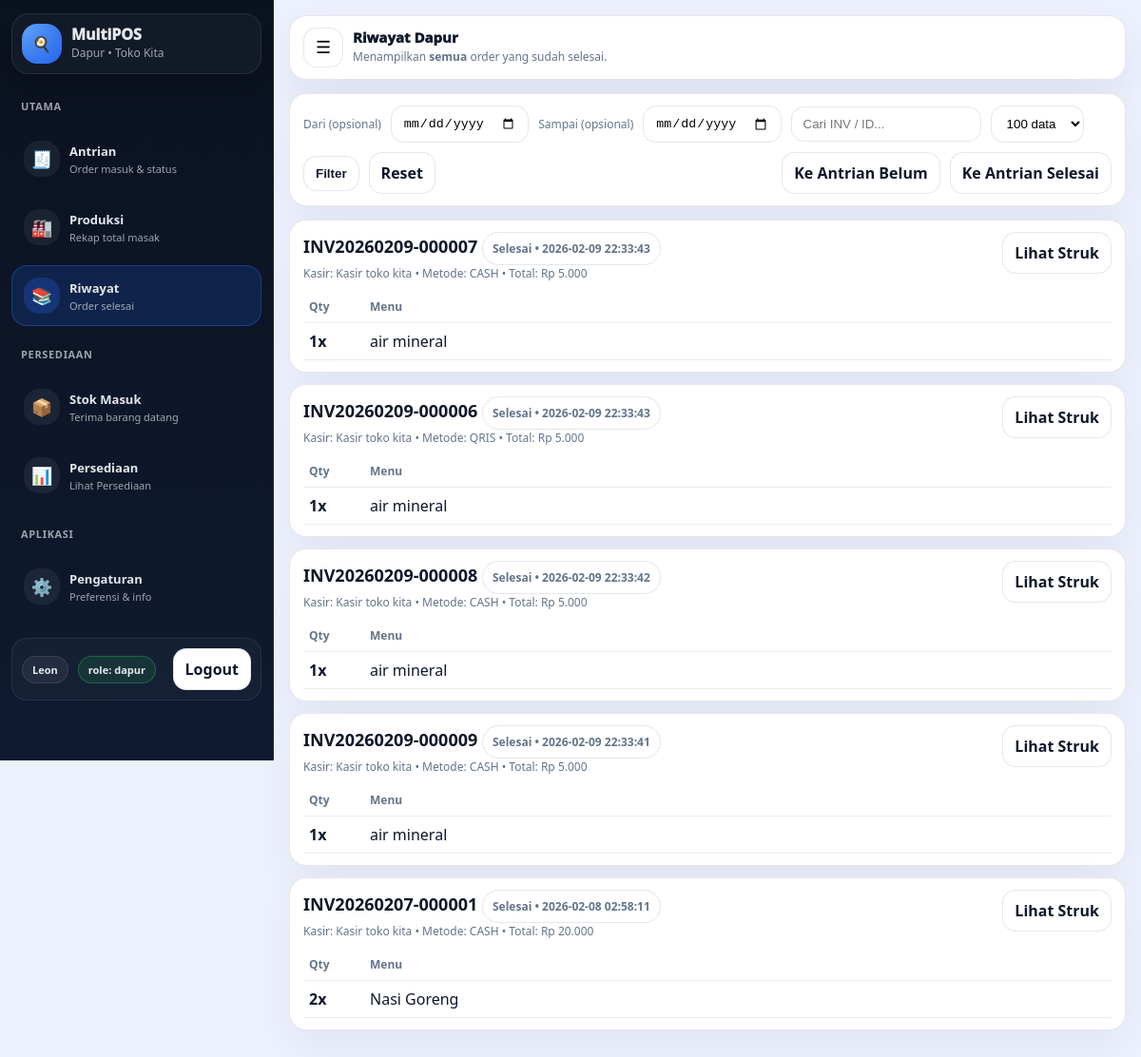
The app's page /advance/dapur_riwayat.php (signed in) with its own data.
### tables this page shows
CREATE TABLE `sales` (
  `id` bigint(20) UNSIGNED NOT NULL,
  `store_id` bigint(20) UNSIGNED NOT NULL,
  `kasir_id` bigint(20) UNSIGNED NOT NULL,
  `shift_id` bigint(20) UNSIGNED DEFAULT NULL,
  `invoice_no` varchar(40) DEFAULT NULL,
  `order_note` varchar(255) NOT NULL DEFAULT '',
  `total` int(10) UNSIGNED NOT NULL DEFAULT 0,
  `paid` int(10) UNSIGNED NOT NULL DEFAULT 0,
  `change_amount` int(11) NOT NULL DEFAULT 0,
  `payment_method` varchar(20) NOT NULL DEFAULT 'cash',
  `kitchen_done` tinyint(1) NOT NULL DEFAULT 0,
  `kitchen_done_at` datetime DEFAULT NULL,
  `created_at` timestamp NOT NULL DEFAULT current_timestamp()
);

CREATE TABLE `users` (
  `id` bigint(20) UNSIGNED NOT NULL,
  `name` varchar(100) NOT NULL,
  `email` varchar(190) NOT NULL,
  `password_hash` varchar(255) NOT NULL,
  `role` enum('developer','admin','kasir','dapur') NOT NULL,
  `created_by` bigint(20) UNSIGNED DEFAULT NULL,
  `is_active` tinyint(1) NOT NULL DEFAULT 1,
  `must_change_password` tinyint(1) NOT NULL DEFAULT 0,
  `created_at` timestamp NOT NULL DEFAULT current_timestamp(),
  `updated_at` timestamp NULL DEFAULT NULL ON UPDATE current_timestamp(),
  `password_reset_at` datetime DEFAULT NULL,
  `password_reset_by` int(11) DEFAULT NULL,
  `last_password_changed_at` datetime DEFAULT NULL
);

CREATE TABLE `sale_items` (
  `id` bigint(20) UNSIGNED NOT NULL,
  `sale_id` bigint(20) UNSIGNED NOT NULL,
  `product_id` bigint(20) UNSIGNED NOT NULL,
  `sku` varchar(60) DEFAULT NULL,
  `name` varchar(150) NOT NULL,
  `price` int(10) UNSIGNED NOT NULL DEFAULT 0,
  `discount_percent` int(10) UNSIGNED NOT NULL DEFAULT 0,
  `discount_amount` int(10) UNSIGNED NOT NULL DEFAULT 0,
  `qty` int(10) UNSIGNED NOT NULL DEFAULT 1,
  `subtotal` int(10) UNSIGNED NOT NULL DEFAULT 0
);

### config/auth.php (called while the page is built, shortened)
<?php
function auth_user(): ?array { return $_SESSION['user'] ?? null; }
function require_role(array $roles): void {
  $r = auth_user()['role'] ?? '';
}

### advance/dapur_riwayat.php (the view, shortened to what this page needs)
<?php
require __DIR__ . '/../config/db.php';
require __DIR__ . '/../config/auth.php';
$dapurId = (int)auth_user()['id'];
$st = $pdo->prepare("
  SELECT s.id, s.name
  FROM users u
  JOIN stores s ON s.owner_admin_id = u.created_by
  WHERE u.id=? AND s.is_active=1
  LIMIT 1
");
$st->execute([$dapurId]);
$store = $st->fetch();
$storeId   = (int)$store['id'];
$from = trim((string)($_GET['from'] ?? ''));
$to   = trim((string)($_GET['to'] ?? ''));
$q = trim((string)($_GET['q'] ?? ''));
$limit = (int)($_GET['limit'] ?? 100);
$sql = "
  SELECT s.id, s.invoice_no, s.total, s.payment_method, s.created_at,
         s.kitchen_done_at, s.order_note,
         u.name AS kasir_name
  FROM sales s
  JOIN users u ON u.id = s.kasir_id
  WHERE s.store_id = ?
    AND s.kitchen_done = 1
";
$params = [$storeId];
$sql .= " ORDER BY s.kitchen_done_at DESC, s.id DESC LIMIT " . $limit;
$listQ = $pdo->prepare($sql);
$listQ->execute($params);
$sales = $listQ->fetchAll();
$saleItemsBySaleId = [];
if ($sales) {
  $ids = array_map(fn($r) => (int)$r['id'], $sales);
  $in  = implode(',', array_fill(0, count($ids), '?'));
  $itQ = $pdo->prepare("
    SELECT sale_id, name, qty
    FROM sale_items
    WHERE sale_id IN ($in)
    ORDER BY sale_id DESC, id ASC
  ");
  $itQ->execute($ids);
  $items = $itQ->fetchAll();
  foreach ($items as $it) {
    $sid = (int)$it['sale_id'];
    if (!isset($saleItemsBySaleId[$sid])) $saleItemsBySaleId[$sid] = [];
    $saleItemsBySaleId[$sid][] = $it;
  }
}
require __DIR__ . '/../publik/partials/dapur_layout_top.php';
require __DIR__ . '/../publik/partials/dapur_sidebar.php';
?>
<main class="content">
  <div class="topbar">
    <div class="left">
      <button class="icon-btn" type="button"
        onclick="window.__dapurSidebarToggle && window.__dapurSidebarToggle()"
        aria-label="Menu">☰</button>
      <div>
        <p class="h" style="margin:0;">Riwayat Dapur</p>
        <p class="p">Menampilkan <b>semua</b> order yang sudah selesai.</p>
      </div>
    </div>
  </div>
  <div class="card" style="margin-bottom:14px;">
    <form method="get" class="row" style="margin:0;">
      <div class="row">
        <span class="small muted">Dari (opsional)</span>
        <input type="date" name="from" value="<?= htmlspecialchars($from) ?>">
      </div>
      <div class="row">
        <span class="small muted">Sampai (opsional)</span>
        <input type="date" name="to" value="<?= htmlspecialchars($to) ?>">
      </div>
      <input type="text" name="q" value="<?= htmlspecialchars($q) ?>" placeholder="Cari INV / ID..." style="width:200px;">
      <select name="limit">
        <?php foreach ([50,100,200,500] as $opt): ?>
          <option value="<?= $opt ?>" <?= $limit===$opt?'selected':'' ?>><?= $opt ?> data</option>
        <?php endforeach; ?>
      </select>
      <button class="btn" type="submit">Filter</button>
      <a class="btn" href="dapur_riwayat.php">Reset</a>
      <a class="btn" href="dapur_dashboard.php?status=belum">Ke Antrian Belum</a>
      <a class="btn" href="dapur_dashboard.php?status=selesai">Ke Antrian Selesai</a>
    </form>
  </div>
  <?php if (!$sales): ?>
    <div class="card">
      <b>Tidak ada data</b> untuk filter ini.
    </div>
  <?php else: ?>
    <?php foreach ($sales as $s):
      $sid = (int)$s['id'];
      $inv = $s['invoice_no'] ?: ('#'.$sid);
      $doneAt = (string)($s['kitchen_done_at'] ?? '');
      $kasirName = (string)($s['kasir_name'] ?? '');
      $total = (int)$s['total'];
      $pm = strtoupper((string)$s['payment_method']);
      $itList = $saleItemsBySaleId[$sid] ?? [];
    ?>
      <div class="card" style="margin-bottom:12px;">
        <div class="row" style="align-items:flex-start;">
          <div>
            <div style="font-size:18px;font-weight:800;">
              <?= htmlspecialchars($inv) ?>
              <span class="badge">Selesai<?= $doneAt ? ' • '.$doneAt : '' ?></span>
            </div>
            <div class="small muted">
              Kasir: <?= htmlspecialchars($kasirName) ?> • Metode: <?= htmlspecialchars($pm) ?> • Total: Rp <?= number_format($total,0,',','.') ?>
            </div>
          </div>
          <a class="btn" href="kasir_receipt.php?id=<?= $sid ?>" target="_blank">Lihat Struk</a>
        </div>
        <?php if (!$itList): ?>
          <div class="muted"><i>Item kosong.</i></div>
        <?php else: ?>
          <table width="100%">
            <tr>
              <th style="width:64px;">Qty</th>
              <th>Menu</th>
            </tr>
            <?php foreach ($itList as $it): ?>
              <tr>
                <td><b><?= (int)$it['qty'] ?>x</b></td>
                <td><?= htmlspecialchars((string)$it['name']) ?></td>
              </tr>
            <?php endforeach; ?>
          </table>
        <?php endif; ?>
      </div>
    <?php endforeach; ?>
  <?php endif; ?>
</main>
<?php require __DIR__ . '/../publik/partials/dapur_layout_bottom.php'; ?>

### publik/partials/dapur_layout_top.php (style rules this page uses)
:root { --bg: #eef2ff; --surface: #ffffff; --ink: #0f172a; --muted: #64748b; --line: rgba(15,23,42,.10); --sidebar: #0b1220; --sidebar2:#0f1a30; --sb-ink: #e5e7eb; --sb-muted: rgba(229,231,235,.68); --sb-line: rgba(148,163,184,.14); --brand: #2563eb; --good: #16a34a; --radius: 18px; --sb-open: 288px; --sb-mini: 84px; }
* { box-sizing:border-box; }
html,body { height:100% }
body { margin:0; font-family: system-ui,-apple-system,Segoe UI,Roboto,Arial; background: var(--bg); color: var(--ink); overflow-x: hidden; }
a { color:inherit; }
.content { padding:16px 16px 26px; min-width:0; }
.topbar { background: var(--surface); border: 1px solid var(--line); border-radius: var(--radius); padding: 12px 14px; display:flex; align-items:center; justify-content:space-between; gap:12px; box-shadow: 0 18px 50px rgba(15,23,42,.08); margin-bottom:14px; }
.topbar .left { display:flex; align-items:flex-start; gap:10px; min-width:0; }
.topbar .left .h { font-size:15px; font-weight: 950; margin:0; white-space:nowrap; overflow:hidden; text-overflow:ellipsis; }
.topbar .left .p { margin:2px 0 0; font-size:12px; color: var(--muted); white-space:nowrap; overflow:hidden; text-overflow:ellipsis; }
.icon-btn { width:42px;height:42px; border-radius: 14px; border: 1px solid var(--line); background: #fff; cursor:pointer; font-size:18px; display:flex;align-items:center;justify-content:center; -webkit-tap-highlight-color: transparent; flex:0 0 auto; }
.btn { display:inline-flex; align-items:center; gap:8px; padding:10px 12px; border-radius: 14px; border:1px solid var(--line); background:#fff; cursor:pointer; font-weight: 900; text-decoration:none; -webkit-tap-highlight-color: transparent; color: var(--ink); }
.card { background: var(--surface); border: 1px solid var(--line); border-radius: var(--radius); padding:12px 14px; box-shadow: 0 18px 50px rgba(15,23,42,.06); }
.badge { padding:8px 10px; border-radius:999px; border:1px solid var(--line); background:#fff; font-size:12px; font-weight:900; color: var(--muted); white-space:nowrap; display:inline-flex; align-items:center; gap:8px; }
.muted { color:var(--muted) }
.small { font-size:12px }
.row { display:flex; gap:10px; flex-wrap:wrap; align-items:center }
table { border-collapse:collapse }
th,td { padding:8px 6px;border-bottom:1px solid rgba(15,23,42,.08) }
th { color:var(--muted);font-size:12px;text-align:left }
input,select { border:1px solid var(--line); border-radius:14px; padding:10px 12px; outline:none; background:#fff; }

### records on screen
sales: invoice_no "INV20260209-000007", kitchen_done_at "2026-02-09 22:33:43", users.name "Kasir toko kita", payment_method "CASH", total "5.000"
sale_items: qty "1", name "air mineral"
sales: invoice_no "INV20260209-000006", kitchen_done_at "2026-02-09 22:33:43", users.name "Kasir toko kita", payment_method "QRIS", total "5.000"
sale_items: qty "1", name "air mineral"
sales: invoice_no "INV20260209-000008", kitchen_done_at "2026-02-09 22:33:42", users.name "Kasir toko kita", payment_method "CASH", total "5.000"
sale_items: qty "1", name "air mineral"
sales: invoice_no "INV20260209-000009", kitchen_done_at "2026-02-09 22:33:41", users.name "Kasir toko kita", payment_method "CASH", total "5.000"
sale_items: qty "1", name "air mineral"
sales: invoice_no "INV20260207-000001", kitchen_done_at "2026-02-08 02:58:11", users.name "Kasir toko kita", payment_method "CASH", total "20.000"
sale_items: qty "2", name "Nasi Goreng"

### other values on screen
$appName "MultiPOS"
$storeName "Toko Kita"
$userName "Leon"
form field limit "100 data"
